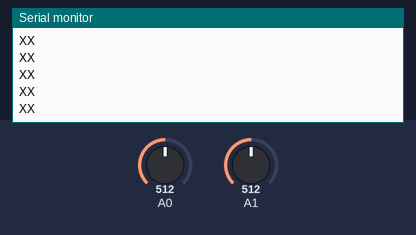
Simulated run of this sketch. Board: Arduino Uno, built with avr-gcc and run on an emulated ATmega328P. On the bench: the last lines printed to the serial monitor. Inputs (shaded band) come from the test bench; at power-on: A1 = 512, A0 = 512.

Above: at 1.2 s.
1.3 s: A1 set to 365
At 1.8 s:
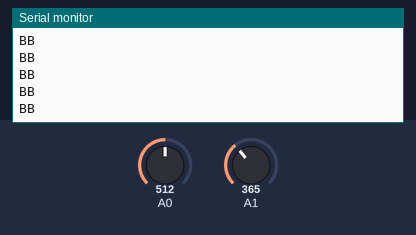
3.2 s: A1 set to 335
At 4.2 s:
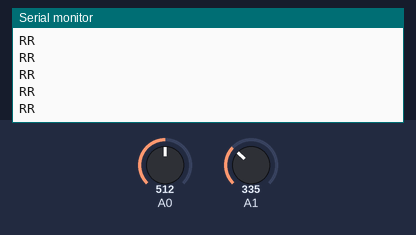
5.1 s: A0 set to 365
At 5.7 s:
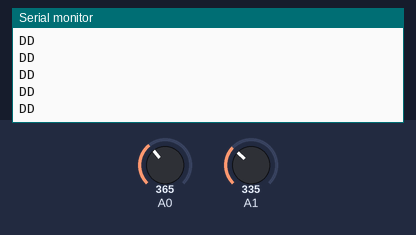
7.0 s: A0 set to 335
At 7.8 s:
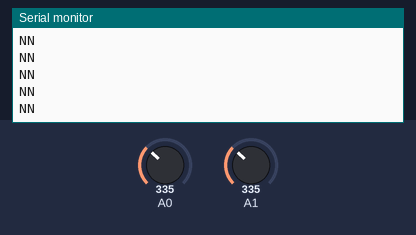
8.9 s: A1 set to 310
At 9.4 s:
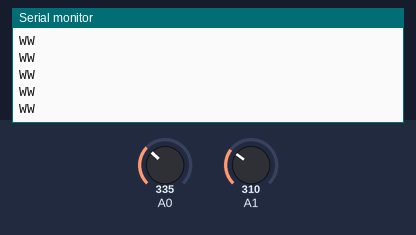

Measured:
- after the input at 1.3 s, the serial monitor: prints a new line after 0.07 s (image 1)
- after the input at 3.2 s, the serial monitor: prints a new line after 0.07 s (image 2)
- after the input at 5.1 s, the serial monitor: prints a new line after 0.07 s (image 3)
- after the input at 7.0 s, the serial monitor: prints a new line after 0.07 s (image 4)
- after the input at 8.9 s, the serial monitor: prints a new line after 0.07 s (image 5)

The sketch:

Trans_xy.ino
```cpp
// Code mạch truyền
// Các chữ cái mã hóa tiến F, W; lùi B, X
// sang phải R, D; sang trái A, L
int y=0,x=0;
void setup() {
pinMode(A0, INPUT);
pinMode(A1, INPUT);
pinMode(A2, INPUT);
Serial.begin(9600);
}
void loop() {
y = analogRead(A0);  //y
x = analogRead(A1);  //x


if(x>=375)
{
Serial.write("X");  //X-F
Serial.println("X");
}
else if(x>=345&&x<375)
{
Serial.write("B");
Serial.println("B");//B_W
}
else if(x<=320&&x>300)
{
Serial.write("W"); //W-B
Serial.println("W");
}
else if(x<=300)
{
Serial.write("F"); //F_X
Serial.println("F");
}
else if(y>=375)
{
Serial.write("R");
Serial.println("R");
}
else if(y>=350&&y<375)
{
Serial.write("D");
Serial.println("D");
}
else if(y>290&&y<310)
{
Serial.write("A");
Serial.println("A");
}
else if(y<290)
{
Serial.write("L");
Serial.println("L");
}
else
{
Serial.write("N");
Serial.println("N");
}
}
```
